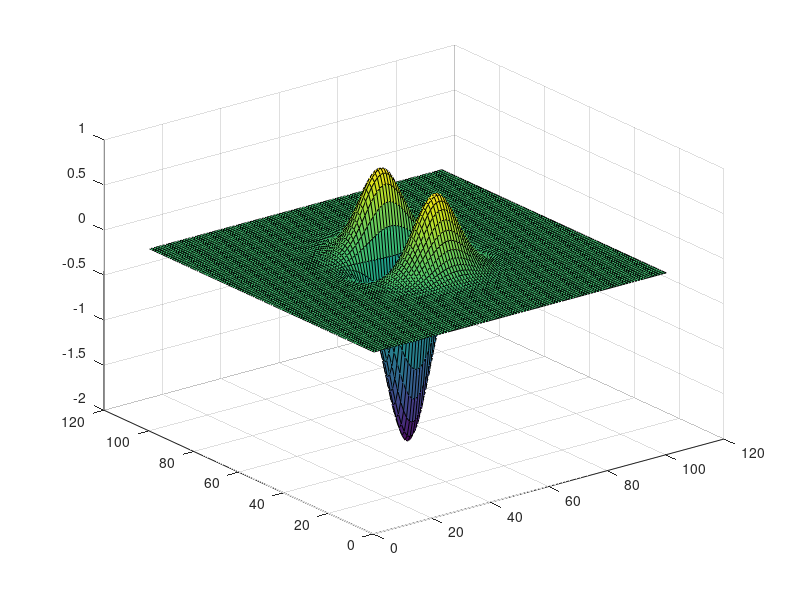
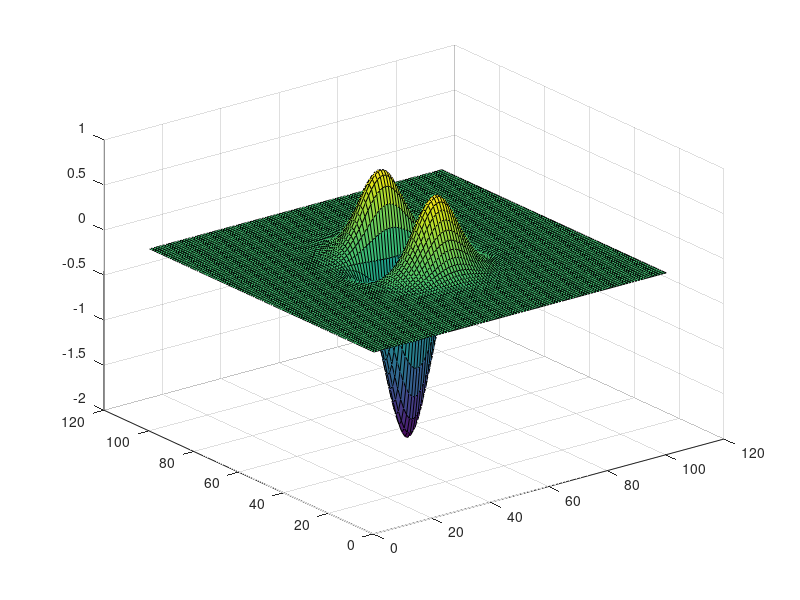
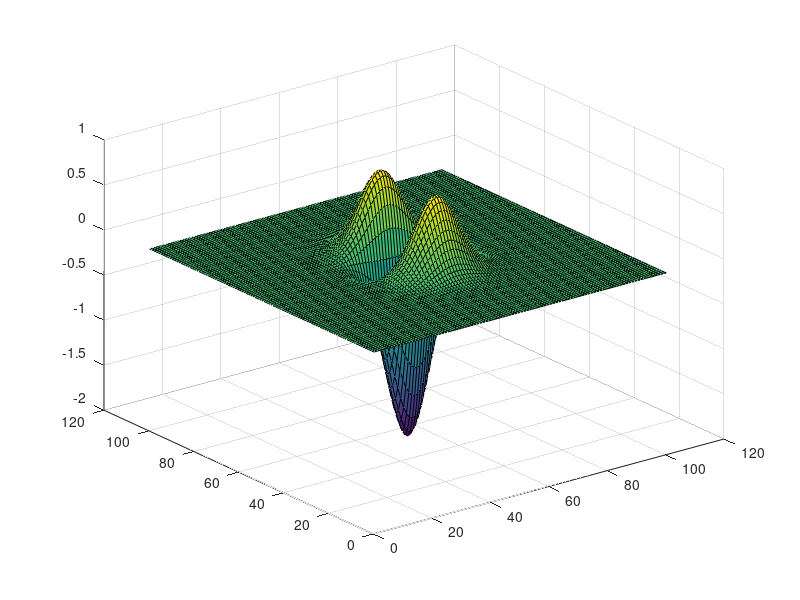

Write the MATLAB code that produced these figures, in order.
% This test shows two methods to calculate the discrete second partial
% derivatives and their difference.
%
% According to the observation, direct double gradient compute is same with
% the ground truth, while the Gaussian kernel convole has minor difference
% with Fxy, but major difference with Fxx and Fyy when window size < 9, but
% little difference when window size >= 9.

% Ground truth
ds = 0.1;
[X,Y] = meshgrid(-5:ds:5,-5:ds:5);
F = exp(-(X.^2+Y.^2));%figure;surf(F)
%Fx = (-2*X).*exp(-(X.^2+Y.^2));figure;surf(Fx)
%Fy = (-2*Y).*exp(-(X.^2+Y.^2));figure;surf(Fy)
%Fxx = (4*X.^2-2).*exp(-(X.^2+Y.^2));figure;surf(Fxx)
%Fxy = (4*(X.*Y)).*exp(-(X.^2+Y.^2));figure;surf(Fxy)
Fyy = (4*Y.^2-2).*exp(-(X.^2+Y.^2));figure;surf(Fyy)

% Direct double gradient compute
[fx, fy] = gradient(F, ds, ds);
[fxx, fxy] = gradient(fx, ds, ds);
[fyx, fyy] = gradient(fy, ds, ds);
%figure;surf(fx)
%figure;surf(fy)
%figure;surf(fxx)
%figure;surf(fxy)
figure;surf(fyy)

% Convole with Gaussian kernel
g = fspecial('gaussian', 11);
[gx, gy] = gradient(g, ds, ds);
[gxx, gxy] = gradient(gx, ds, ds);
[gyx, gyy] = gradient(gy, ds, ds);
%Gx = conv2(F, gx, 'same');figure;surf(Gx)
%Gy = conv2(F, gy, 'same');figure;surf(Gy)
%Gxx = conv2(F, gxx, 'same');figure;surf(Gxx)
%Gxy = conv2(F, gxy, 'same');figure;surf(Gxy)
Gyy = conv2(F, gyy, 'same');figure;surf(Gyy)
